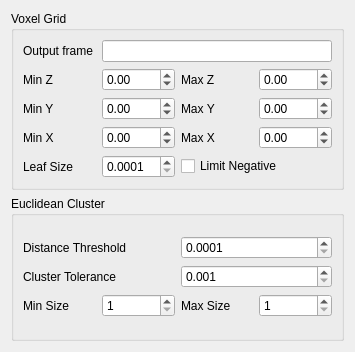
<?xml version="1.0" encoding="UTF-8"?>
<ui version="4.0">
 <class>ObjectSegmentDialog</class>
 <widget class="QDialog" name="ObjectSegmentDialog">
  <property name="geometry">
   <rect>
    <x>0</x>
    <y>0</y>
    <width>355</width>
    <height>352</height>
   </rect>
  </property>
  <property name="windowTitle">
   <string>Dialog</string>
  </property>
  <layout class="QGridLayout" name="gridLayout_3">
   <item row="0" column="0">
    <widget class="QGroupBox" name="groupBox">
     <property name="title">
      <string>Voxel Grid</string>
     </property>
     <property name="flat">
      <bool>false</bool>
     </property>
     <layout class="QGridLayout" name="gridLayout_2">
      <item row="0" column="1">
       <layout class="QGridLayout" name="gridLayout" rowstretch="0,0,0,0,0">
        <item row="0" column="0">
         <widget class="QLabel" name="label">
          <property name="text">
           <string>Output frame</string>
          </property>
         </widget>
        </item>
        <item row="0" column="1" colspan="3">
         <widget class="QLineEdit" name="voxel_output_frame"/>
        </item>
        <item row="1" column="0">
         <widget class="QLabel" name="label_2">
          <property name="text">
           <string>Min Z</string>
          </property>
         </widget>
        </item>
        <item row="1" column="1">
         <widget class="QDoubleSpinBox" name="voxel_min_z">
          <property name="minimum">
           <double>-5.000000000000000</double>
          </property>
          <property name="maximum">
           <double>5.000000000000000</double>
          </property>
          <property name="singleStep">
           <double>0.010000000000000</double>
          </property>
         </widget>
        </item>
        <item row="1" column="2">
         <widget class="QLabel" name="label_3">
          <property name="text">
           <string>Max Z</string>
          </property>
         </widget>
        </item>
        <item row="1" column="3">
         <widget class="QDoubleSpinBox" name="voxel_max_z">
          <property name="minimum">
           <double>-5.000000000000000</double>
          </property>
          <property name="maximum">
           <double>5.000000000000000</double>
          </property>
          <property name="singleStep">
           <double>0.010000000000000</double>
          </property>
         </widget>
        </item>
        <item row="2" column="0">
         <widget class="QLabel" name="label_4">
          <property name="text">
           <string>Min Y</string>
          </property>
         </widget>
        </item>
        <item row="2" column="1">
         <widget class="QDoubleSpinBox" name="voxel_min_y">
          <property name="minimum">
           <double>-5.000000000000000</double>
          </property>
          <property name="maximum">
           <double>5.000000000000000</double>
          </property>
          <property name="singleStep">
           <double>0.010000000000000</double>
          </property>
         </widget>
        </item>
        <item row="2" column="2">
         <widget class="QLabel" name="label_5">
          <property name="text">
           <string>Max Y</string>
          </property>
         </widget>
        </item>
        <item row="2" column="3">
         <widget class="QDoubleSpinBox" name="voxel_max_y">
          <property name="minimum">
           <double>-5.000000000000000</double>
          </property>
          <property name="maximum">
           <double>5.000000000000000</double>
          </property>
          <property name="singleStep">
           <double>0.010000000000000</double>
          </property>
         </widget>
        </item>
        <item row="3" column="1">
         <widget class="QDoubleSpinBox" name="voxel_min_x">
          <property name="minimum">
           <double>-5.000000000000000</double>
          </property>
          <property name="maximum">
           <double>5.000000000000000</double>
          </property>
          <property name="singleStep">
           <double>0.010000000000000</double>
          </property>
         </widget>
        </item>
        <item row="3" column="2">
         <widget class="QLabel" name="label_7">
          <property name="text">
           <string>Max X</string>
          </property>
         </widget>
        </item>
        <item row="3" column="3">
         <widget class="QDoubleSpinBox" name="voxel_max_x">
          <property name="minimum">
           <double>-5.000000000000000</double>
          </property>
          <property name="maximum">
           <double>5.000000000000000</double>
          </property>
          <property name="singleStep">
           <double>0.010000000000000</double>
          </property>
         </widget>
        </item>
        <item row="3" column="0">
         <widget class="QLabel" name="label_6">
          <property name="text">
           <string>Min X</string>
          </property>
         </widget>
        </item>
        <item row="4" column="0">
         <widget class="QLabel" name="label_8">
          <property name="text">
           <string>Leaf Size</string>
          </property>
         </widget>
        </item>
        <item row="4" column="1">
         <widget class="QDoubleSpinBox" name="voxel_leaf_size">
          <property name="decimals">
           <number>4</number>
          </property>
          <property name="minimum">
           <double>0.000100000000000</double>
          </property>
          <property name="maximum">
           <double>1.000000000000000</double>
          </property>
          <property name="singleStep">
           <double>0.000100000000000</double>
          </property>
         </widget>
        </item>
        <item row="4" column="2" colspan="2">
         <widget class="QCheckBox" name="voxel_limit_negative">
          <property name="text">
           <string>Limit Negative</string>
          </property>
         </widget>
        </item>
       </layout>
      </item>
     </layout>
    </widget>
   </item>
   <item row="1" column="0">
    <widget class="QGroupBox" name="groupBox_2">
     <property name="title">
      <string>Euclidean Cluster</string>
     </property>
     <layout class="QGridLayout" name="gridLayout_5">
      <item row="0" column="0">
       <layout class="QGridLayout" name="gridLayout_4">
        <item row="1" column="0" colspan="2">
         <widget class="QLabel" name="label_9">
          <property name="text">
           <string>Cluster Tolerance</string>
          </property>
         </widget>
        </item>
        <item row="1" column="2" colspan="2">
         <widget class="QDoubleSpinBox" name="ec_tolerance">
          <property name="decimals">
           <number>3</number>
          </property>
          <property name="minimum">
           <double>0.001000000000000</double>
          </property>
          <property name="maximum">
           <double>1.000000000000000</double>
          </property>
          <property name="singleStep">
           <double>0.001000000000000</double>
          </property>
         </widget>
        </item>
        <item row="2" column="0">
         <widget class="QLabel" name="label_10">
          <property name="text">
           <string>Min Size</string>
          </property>
         </widget>
        </item>
        <item row="2" column="2">
         <widget class="QLabel" name="label_11">
          <property name="text">
           <string>Max Size</string>
          </property>
         </widget>
        </item>
        <item row="2" column="1">
         <widget class="QSpinBox" name="ec_min_size">
          <property name="minimum">
           <number>1</number>
          </property>
          <property name="maximum">
           <number>10000</number>
          </property>
         </widget>
        </item>
        <item row="2" column="3">
         <widget class="QSpinBox" name="ec_max_size">
          <property name="minimum">
           <number>1</number>
          </property>
          <property name="maximum">
           <number>30000</number>
          </property>
         </widget>
        </item>
        <item row="0" column="0" colspan="2">
         <widget class="QLabel" name="label_12">
          <property name="text">
           <string>Distance Threshold</string>
          </property>
         </widget>
        </item>
        <item row="0" column="2" colspan="2">
         <widget class="QDoubleSpinBox" name="ec_distance_threshold">
          <property name="decimals">
           <number>4</number>
          </property>
          <property name="minimum">
           <double>0.000100000000000</double>
          </property>
          <property name="maximum">
           <double>1.000000000000000</double>
          </property>
          <property name="singleStep">
           <double>0.000100000000000</double>
          </property>
          <property name="value">
           <double>0.000100000000000</double>
          </property>
         </widget>
        </item>
       </layout>
      </item>
     </layout>
    </widget>
   </item>
  </layout>
 </widget>
 <resources/>
 <connections/>
</ui>
